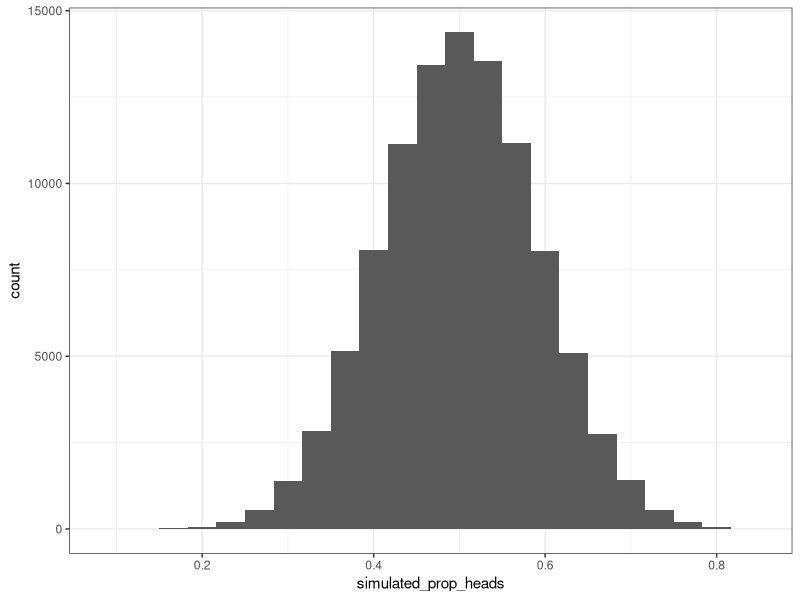
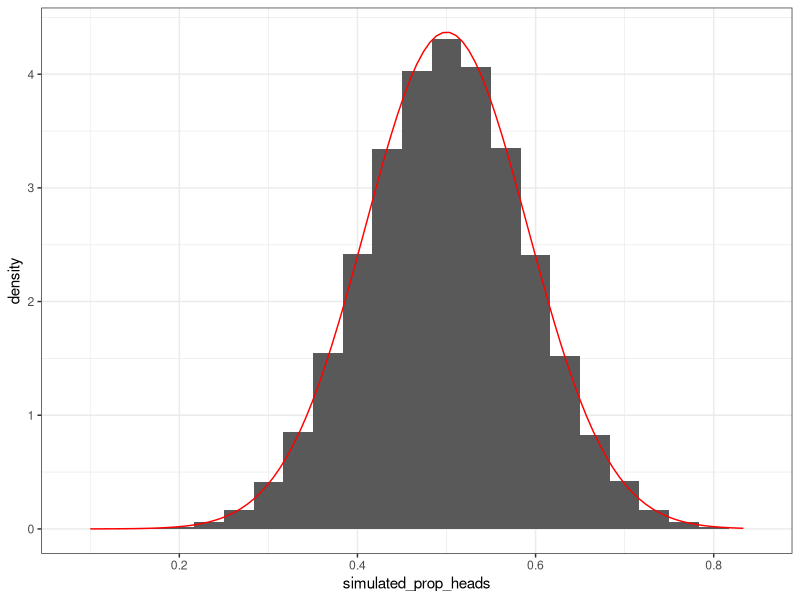

Write the R code that produced these figures, in order.
## ---- chunk 1

# Initialize everyone's random number generator to be the same
set.seed(1)

# Load in additional functions
library(tidyverse)
library(lubridate)

# Use three digits past the decimal point
options(digits = 3)

# Format plots with a white background and dark features.
theme_set(theme_bw())

# Coin flips from a coin with an unknown value of p.
# Don't edit this! 
coin_flips = c(1, 0, 1, 0, 0, 1, 1, 1, 0, 1, 0, 1, 0, 0, 0, 0, 0, 0, 0, 1, 0, 0, 1, 0, 0, 0, 1, 0, 1, 0)
## ---- chunk 2
# Your code here!

## ---- chunk 3
simulated_coin_flips = rbinom(n = 100000, size = 30, prob = 0.5)
simulated_coin_flips[1:10]
## ---- chunk 4
simulated_prop_heads = simulated_coin_flips / 30
simulated_prop_heads[1:10]
## ---- chunk 5
ggplot() +
  geom_histogram(
    aes(x = simulated_prop_heads),
    
    # Choosing a number of bins that avoids gaps in the plot.
    # You might play around with this number to see how the distribution changes.
    bins = 23
  )
## ---- chunk 6
ggplot() +
  geom_histogram(
    
    # This time, we will plot density on the y-axis, instead of count.
    # We do this because our normal distribution (plotted below) 
    # has density as its height. 
    aes(x = simulated_prop_heads, y = ..density..),
    bins = 23
    
  ) +
  # Overlay a normal distribution with a mean of 0.5 (since p=0.5),
  # and a standard deviation equal to the standard error of the sample proportion.
  geom_function(
    fun = dnorm,
    args = list(mean = 0.5, sd = sqrt(0.5 * 0.5 / 30)),
    color = "red"
  )
## ---- chunk 7
# Your code here!

## ---- chunk 8
# Your code here!

## ---- chunk 9
# Your code here!

## ---- chunk 10
# Your code here!

# prop.test does some extra rounding for p-values.
# Running the line of code below will show a couple extra decimal places.
# Two to three significant digits are usually all that's needed!
options(digits=6)

## ---- chunk 11
# Your answer as a code comment here!

